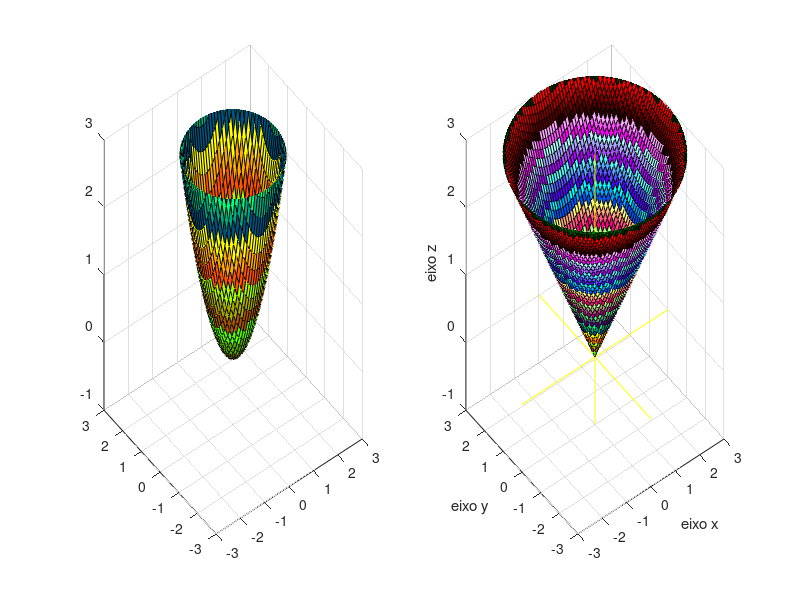

Reproduce this figure in MATLAB.
%adiciona a grid
[x,y] = meshgrid(-3:0.1:3,-3:0.1:3)
%inicia a figura
figure

%Cria um subplot para a proxima figura
subplot(1,2,1)
%joga a equação (Atenção para os pontos finais no meio)
z = x.^2 + y.^2;
surf(x,y,z)
%limita os maximos da figura
axis([-3 3 -3 3 -1 3])


%Cria um subplot para a proxima figura
subplot(1,2,2)
%joga a equação (Atenção para os pontos finais no meio)
surf(x,y,sqrt(x.^2+y.^2))
%limita os maximos da figura
axis([-3 3 -3 3 -1 3])

hold on

%muda a paleta de cores
colormap("colorcube")


%add Exos
xlabel('eixo x')
ylabel('eixo y')
zlabel('eixo z')

%Plota eixos (plot3 liga dois (ou mais) pontos criando uma reta, ultimo parâmetro igual a cor)
plot3([-3,3],[0,0],[0,0],'y')
plot3([0,0],[-3,3],[0,0],'y')
plot3([0,0],[0,0],[-1,9],'y')
